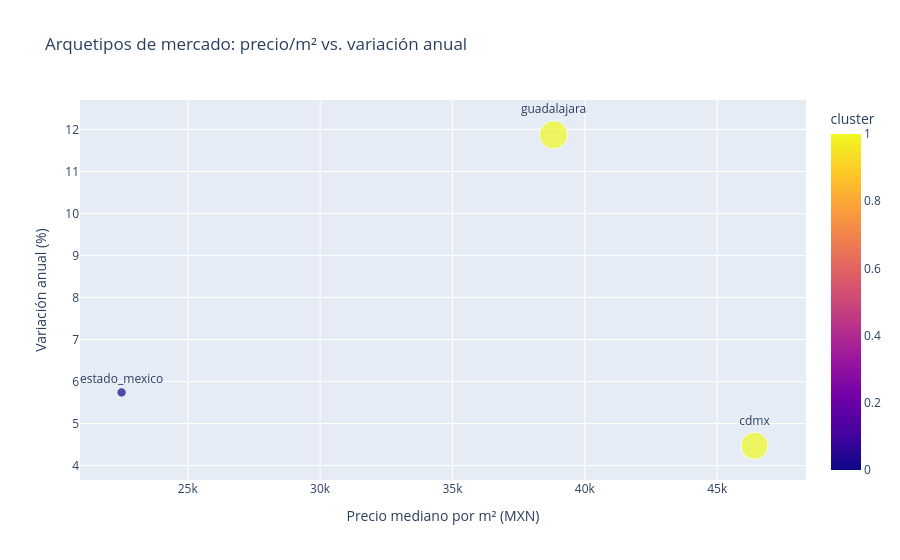

The notebook cell saved with this chart:
### Code cell
fig = px.scatter(
    df_mercado, x='precio_m2', y='variacion_anual_pct', color='cluster',
    text='ciudad', size='n_anuncios',
    title='Arquetipos de mercado: precio/m² vs. variación anual',
    labels={'precio_m2': 'Precio mediano por m² (MXN)', 'variacion_anual_pct': 'Variación anual (%)'},
)
fig.update_traces(textposition='top center')
fig.show()

### Figure 1 — Plotly figure (JSON) as saved in the notebook; plotly's stock layout.template omitted (floating-point values rounded to 4 significant figures)
{"data": [{"hovertemplate": "Precio mediano por m² (MXN)=%{x}<br>Variación anual (%)=%{y}<br>n_anuncios=%{marker.size}<br>ciudad=%{text}<br>cluster=%{marker.color}<extra></extra>", "legendgroup": "", "marker": {"color": [1, 0, 1], "coloraxis": "coloraxis", "size": [25, 3, 27], "sizemode": "area", "sizeref": 0.0675, "symbol": "circle"}, "mode": "markers+text", "name": "", "orientation": "v", "showlegend": false, "text": ["cdmx", "estado_mexico", "guadalajara"], "textposition": "top center", "type": "scatter", "x": [46410.0, 22500.0, 38820.0], "xaxis": "x", "y": [4.47, 5.74, 11.87], "yaxis": "y"}], "layout": {"coloraxis": {"colorbar": {"title": {"text": "cluster"}}, "colorscale": [[0, "#0d0887"], [0.1111, "#46039f"], [0.2222, "#7201a8"], [0.3333, "#9c179e"], [0.4444, "#bd3786"], [0.5556, "#d8576b"], [0.6667, "#ed7953"], [0.7778, "#fb9f3a"], [0.8889, "#fdca26"], [1, "#f0f921"]]}, "legend": {"itemsizing": "constant", "tracegroupgap": 0}, "title": {"text": "Arquetipos de mercado: precio/m² vs. variación anual"}, "xaxis": {"anchor": "y", "domain": [0, 1], "title": {"text": "Precio mediano por m² (MXN)"}}, "yaxis": {"anchor": "x", "domain": [0, 1], "title": {"text": "Variación anual (%)"}}}}
